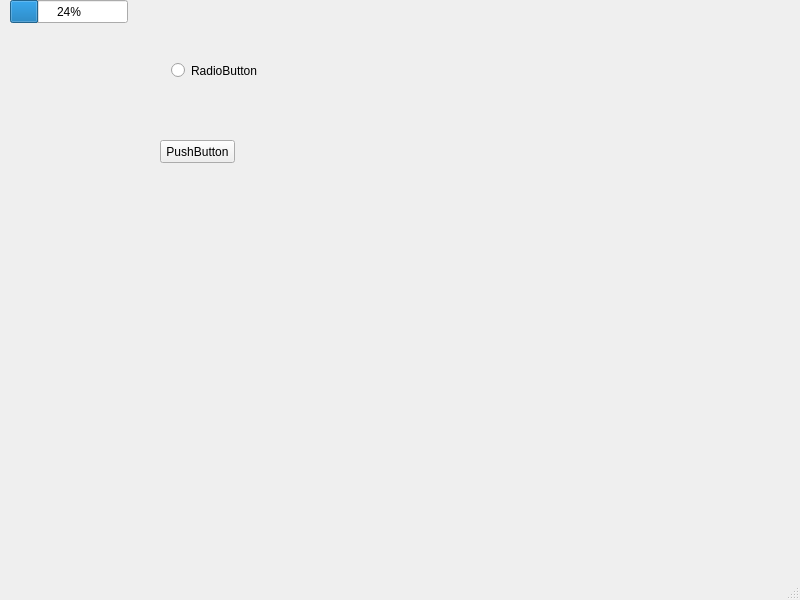
<?xml version="1.0" encoding="UTF-8"?>
<ui version="4.0">
 <class>MainWindow</class>
 <widget class="QMainWindow" name="MainWindow">
  <property name="geometry">
   <rect>
    <x>0</x>
    <y>0</y>
    <width>800</width>
    <height>600</height>
   </rect>
  </property>
  <property name="windowTitle">
   <string>MainWindow</string>
  </property>
  <widget class="QWidget" name="centralwidget">
   <widget class="QProgressBar" name="progressBar">
    <property name="geometry">
     <rect>
      <x>10</x>
      <y>0</y>
      <width>118</width>
      <height>23</height>
     </rect>
    </property>
    <property name="value">
     <number>24</number>
    </property>
   </widget>
   <widget class="QRadioButton" name="radioButton">
    <property name="geometry">
     <rect>
      <x>171</x>
      <y>50</y>
      <width>101</width>
      <height>41</height>
     </rect>
    </property>
    <property name="text">
     <string>RadioButton</string>
    </property>
   </widget>
   <widget class="QPushButton" name="pushButton">
    <property name="geometry">
     <rect>
      <x>160</x>
      <y>140</y>
      <width>75</width>
      <height>23</height>
     </rect>
    </property>
    <property name="text">
     <string>PushButton</string>
    </property>
   </widget>
  </widget>
  <widget class="QMenuBar" name="menubar">
   <property name="geometry">
    <rect>
     <x>0</x>
     <y>0</y>
     <width>800</width>
     <height>21</height>
    </rect>
   </property>
  </widget>
  <widget class="QStatusBar" name="statusbar"/>
 </widget>
 <resources/>
 <connections/>
</ui>
